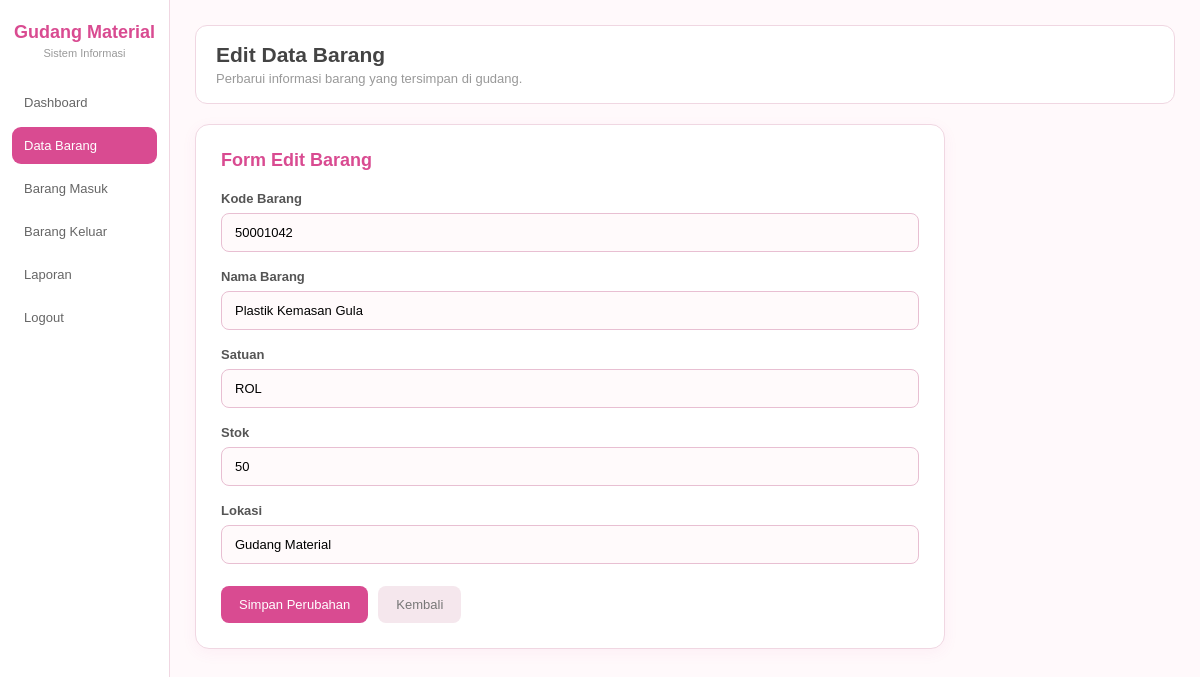
/edit_barang.php?id=11 (signed in), run on the app's committed database.
### tables this page shows
CREATE TABLE `barang` (
  `id_barang` int(11) NOT NULL,
  `kode_barang` varchar(20) NOT NULL,
  `nama_barang` varchar(100) NOT NULL,
  `satuan` varchar(20) DEFAULT NULL,
  `stok` int(11) DEFAULT 0,
  `lokasi` varchar(100) DEFAULT NULL
);

### edit_barang.php (the view, shortened to what this page needs)
<?php
include 'koneksi.php';
$id = $_GET['id'] ?? '';
$query = mysqli_query($koneksi, "SELECT * FROM barang WHERE id_barang='$id'");
$data = mysqli_fetch_assoc($query);
?>
<!DOCTYPE html>
<html lang="id">
<head>
</head>
<body>
<div class="sidebar">
    <h2>Gudang Material</h2>
    <p>Sistem Informasi</p>
    <div class="menu">
        <a href="dashboard.php">Dashboard</a>
        <a href="barang.php" class="active">Data Barang</a>
        <a href="barang_masuk.php">Barang Masuk</a>
        <a href="barang_keluar.php">Barang Keluar</a>
        <a href="laporan.php">Laporan</a>
        <a href="logout.php">Logout</a>
    </div>
</div>
<div class="main">
    <div class="topbar">
        <h1>Edit Data Barang</h1>
        <p>Perbarui informasi barang yang tersimpan di gudang.</p>
    </div>
    <div class="card">
        <h2>Form Edit Barang</h2>
        <form method="POST">
            <div class="form-group">
                <label>Kode Barang</label>
                <input
                    type="text"
                    name="kode_barang"
                    value="<?= htmlspecialchars($data['kode_barang']); ?>"
                    required
                >
            </div>
            <div class="form-group">
                <label>Nama Barang</label>
                <input
                    type="text"
                    name="nama_barang"
                    value="<?= htmlspecialchars($data['nama_barang']); ?>"
                    required
                >
            </div>
            <div class="form-group">
                <label>Satuan</label>
                <input
                    type="text"
                    name="satuan"
                    value="<?= htmlspecialchars($data['satuan']); ?>"
                    placeholder="Contoh: pcs, unit, kg"
                    required
                >
            </div>
            <div class="form-group">
                <label>Stok</label>
                <input
                    type="number"
                    name="stok"
                    value="<?= htmlspecialchars($data['stok']); ?>"
                    min="0"
                    required
                >
            </div>
            <div class="form-group">
                <label>Lokasi</label>
                <input
                    type="text"
                    name="lokasi"
                    value="<?= htmlspecialchars($data['lokasi']); ?>"
                    placeholder="Contoh: Gudang A"
                    required
                >
            </div>
            <div class="button-area">
                <button type="submit" name="update" class="btn btn-simpan">
                    Simpan Perubahan
                </button>
                <a href="barang.php" class="btn btn-kembali">
                    Kembali
                </a>
            </div>
        </form>
    </div>
</div>
</body>
</html>

### edit_barang.php (style rules this page uses)
* { box-sizing: border-box; margin: 0; padding: 0; font-family: Arial, sans-serif; }
body { background: #fff9fb; color: #444; }
.sidebar { width: 170px; height: 100vh; position: fixed; left: 0; top: 0; background: #ffffff; border-right: 1px solid #f0d7e2; padding: 22px 12px; }
.sidebar h2 { color: #d94b91; font-size: 18px; text-align: center; margin-bottom: 4px; }
.sidebar p { text-align: center; font-size: 11px; color: #999; margin-bottom: 25px; }
.menu a { display: block; text-decoration: none; color: #666; padding: 11px 12px; margin-bottom: 6px; border-radius: 9px; font-size: 13px; }
.menu a.active { background: #d94b91; color: white; }
.main { margin-left: 170px; padding: 25px; }
.topbar { background: white; padding: 17px 20px; border-radius: 12px; border: 1px solid #f0d7e2; margin-bottom: 20px; }
.topbar h1 { font-size: 21px; color: #444; margin-bottom: 4px; }
.topbar p { font-size: 13px; color: #999; }
.card { max-width: 750px; background: white; border: 1px solid #f0d7e2; border-radius: 14px; padding: 25px; box-shadow: 0 4px 15px rgba(217, 75, 145, 0.06); }
.card h2 { color: #d94b91; font-size: 18px; margin-bottom: 20px; }
.form-group { margin-bottom: 17px; }
.form-group label { display: block; font-size: 13px; font-weight: bold; color: #555; margin-bottom: 7px; }
.form-group input, .form-group select { width: 100%; padding: 11px 13px; border: 1px solid #e8bfd2; border-radius: 8px; outline: none; font-size: 13px; background: #fffafb; }
.button-area { display: flex; gap: 10px; margin-top: 22px; }
.btn { border: none; padding: 11px 18px; border-radius: 8px; cursor: pointer; text-decoration: none; font-size: 13px; display: inline-block; }
.btn-simpan { background: #d94b91; color: white; }
.btn-kembali { background: #f5e7ed; color: #777; }

### data on the page
barang: kode_barang "50001042", nama_barang "Plastik Kemasan Gula", satuan "ROL", stok "50", lokasi "Gudang Material"
